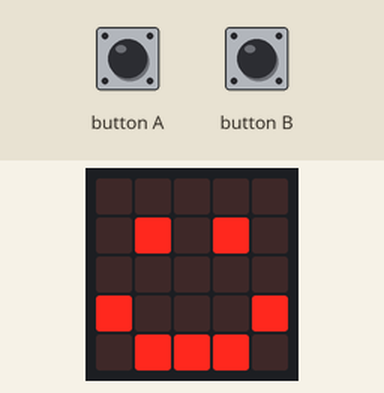
The program below on a simulated BBC micro:bit (MakeCode). Parts: the board's 5×5 LED display. Inputs (shaded band) come from the test bench.

Above: at 1.8 s.
1.9 s: button A pressed for 0.15 s
At 2.3 s:
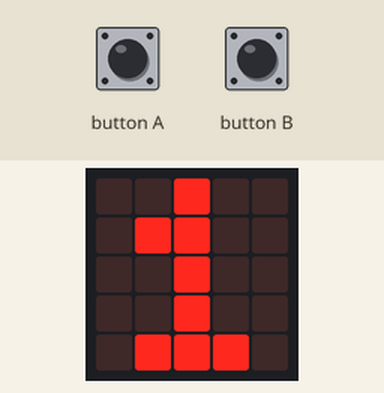
3.5 s: button B pressed for 0.15 s
At 4.7 s:
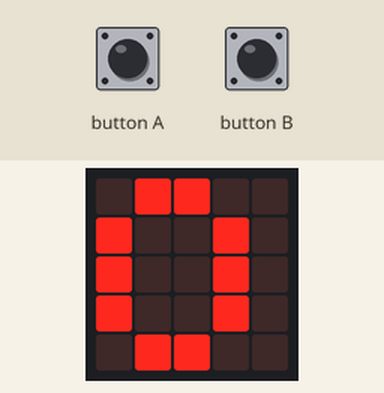
Timing chart, 0 to 6.5 s (numbered marks = the images above; inputs shaded):
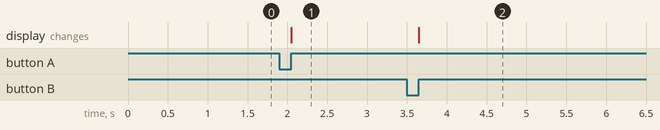

The program:

main.ts
```typescript
// (licence header left out)
basic.clearScreen()
basic.showIcon(IconNames.Happy)

let cookie: number
cookie = 0

// input

input.onButtonPressed(Button.A, function () {
  cookie = (cookie + 1)

  basic.showNumber(cookie)

  input.onButtonPressed(Button.B, function () {
    cookie = 0
    basic.showNumber(cookie)
  })
})
```

Measured:
- after the input at 1.9 s, the display: changes after 0.15 s (image 1)
- after the input at 3.5 s, the display: changes after 0.15 s (image 2)
